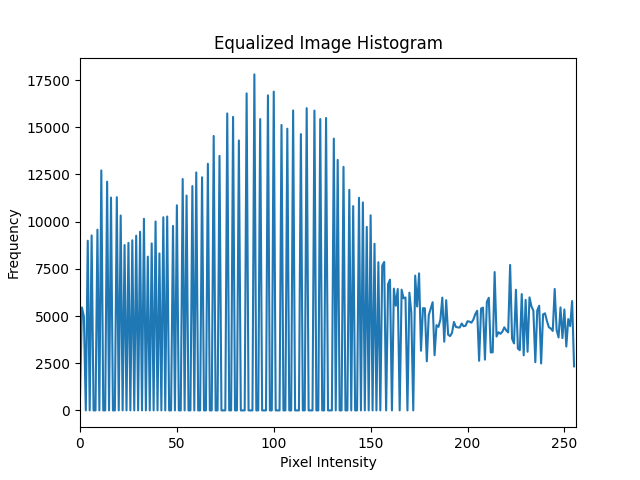
#> input picture i_image_fundamentals/equalized_image_histogram.png, 640 x 480 px, given in place of ganpati_bappa.jpg, which was not available
$ python image_histograms.py
#> lines starting #> are read from the running program, lines starting #| are printed output that depends on the picture; pictures that were not available may be replaced by others from this repository, and a replacement may not be noted
"""
Image Histograms: Compute & Plot Histograms, Histogram Equalization

Theory:
- Histogram: Distribution of pixel intensities.
- Useful for understanding image contrast and brightness.
- Histogram Equalization: Enhances contrast by spreading out intensity values.

Math:
- Histogram: Count of pixels per intensity level.
- Equalization: CDF (Cumulative Distribution Function) used to map old intensities to new ones.

Implementation: Using OpenCV and matplotlib.
"""

import cv2
import numpy as np
import matplotlib.pyplot as plt

def compute_histogram(image, channel=0):
    """
    Compute histogram for a single channel.
    """
    hist = cv2.calcHist([image], [channel], None, [256], [0,256])
    return hist

def plot_histogram(hist, title="Histogram"):
    """
    Plot histogram using matplotlib.
    """
    plt.plot(hist)
    plt.title(title)
    plt.xlabel("Pixel Intensity")
    plt.ylabel("Frequency")
    plt.xlim([0, 256])
    plt.savefig(f"{title.replace(' ', '_').lower()}.png")
    plt.show()

def histogram_equalization(image):
    """
    Apply histogram equalization to enhance contrast.
    Works on grayscale images.
    """
    if len(image.shape) == 3:
        # Convert to grayscale
        gray = cv2.cvtColor(image, cv2.COLOR_BGR2GRAY)
    else:
        gray = image

    equalized = cv2.equalizeHist(gray)
    return equalized

if __name__ == "__main__":
    # Example usage
    image_path = "..\images\ganpati_bappa.jpg"  # Update this
    image = cv2.imread(image_path)
#> image is the input picture: shape (480, 640, 3); mean B, G, R 238.5, 228.3, 213.6
    if image is not None:
        hist = compute_histogram(image, channel=0)
#> in compute_histogram, `hist = cv2.calcHist([image], [channel], None, [256], [0,256])`: hist = 256 values, max 229974 at index 255, min 0 at index 99, mean 1200
        plot_histogram(hist, "Original Image Histogram")
#> in plot_histogram, `plt.savefig(f"{title.replace(' ', '_').lower()}.png")`:
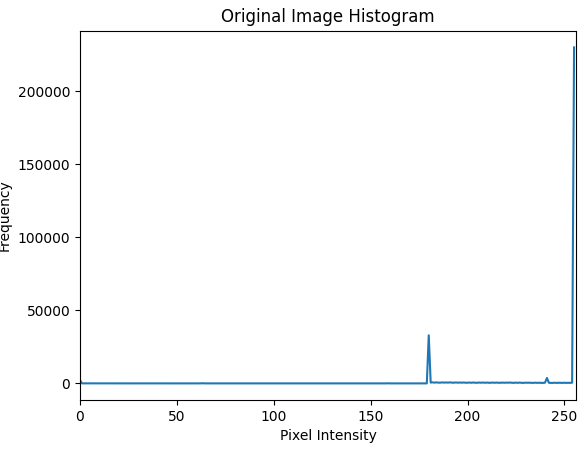
#> figure drawn by matplotlib, 1 panel; curve peaks at x = 255, y = 229974

        equalized = histogram_equalization(image)
#> in histogram_equalization, `gray = cv2.cvtColor(image, cv2.COLOR_BGR2GRAY)`:
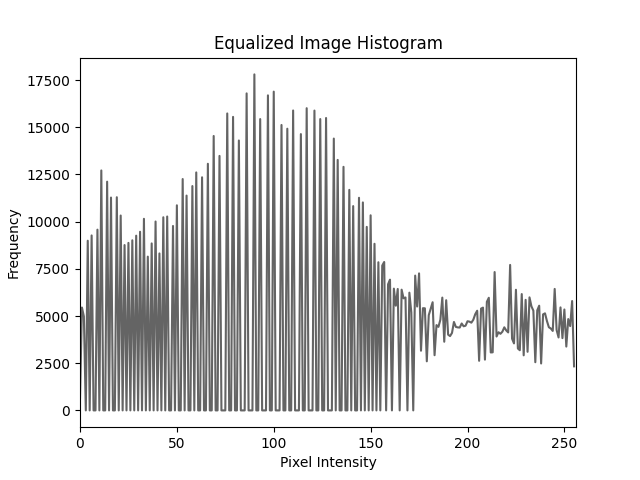
#> gray: shape (480, 640); min 0, max 255, mean 225.1
#> in histogram_equalization, `equalized = cv2.equalizeHist(gray)`:
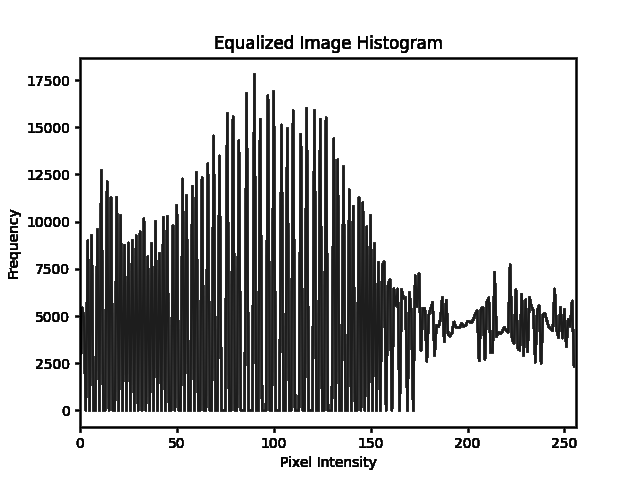
#> equalized: shape (480, 640); min 0, max 255, mean 200
        hist_eq = compute_histogram(equalized, channel=0)
#> hist_eq = 256 values, max 229974 at index 255, min 0 at index 3, mean 1200
        plot_histogram(hist_eq, "Equalized Image Histogram")

        # Save images
        cv2.imwrite("original_image.jpg", image)
        cv2.imwrite("equalized_image.jpg", equalized)
